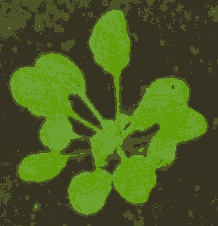
#> input picture predicted.png, 218 x 226 px, found by its file name
$ python -i Kmeans_xy_space.py   (imports and definitions only)   (older library calls are emulated)
#> lines starting #> are read from the running program, lines starting #| are printed output that depends on the picture
### pixel_accuracy.py
import numpy as np
from PIL import Image


def pixel_accuracy(pred, target):
    """
    Computes pixel accuracy between two images.
    Args:
        pred (str): path to predicted image.
        target (str): path to target image.
    Returns:
        accuracy (float): pixel accuracy between the images.
    """
#> called with pred = 'predicted.png', target = 'original.png'
    # Load images as numpy arrays
    pred_image = np.asarray(Image.open(pred))
#> pred_image is the input picture: shape (226, 218, 3); mean R, G, B 73.7, 91.8, 33.4
    target_image = np.asarray(Image.open(target))
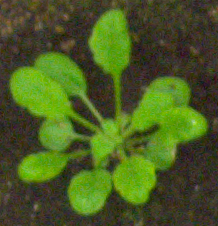
#> input picture original.png, 218 x 226 px, found by its file name
#> target_image is the input picture: shape (226, 218, 3); mean R, G, B 74.1, 92.1, 34.3

    # Check if the images have the same size
    if pred_image.shape != target_image.shape:
        raise ValueError("Images must have the same dimensions.")

    # Calculate accuracy
    correct_pixels = np.sum(pred_image == target_image)
#> correct_pixels = 4461
    total_pixels = pred_image.shape[0] * pred_image.shape[1]
#> total_pixels = 49268
    accuracy = correct_pixels*100 / total_pixels
#> accuracy = 9.05

    return accuracy

accuracy = pixel_accuracy('predicted.png', 'original.png')
#> accuracy = 9.05

### clustering_techniques/Kmeans_xy_space.py

import argparse
import os
import sys
from shutil import copy2

import numpy as np
import matplotlib.pyplot as plt
from PIL import Image
from sklearn import preprocessing
from sklearn.metrics.pairwise import euclidean_distances
from sklearn.metrics.pairwise import manhattan_distances
from precision_score import precision
from recall_score import recall
from jaccard_index import jaccard_index
from pixel_accuracy import pixel_accuracy
from sklearn.metrics import jaccard_score
import cv2


# [7 lines left out: function parse_args, not called in this run]

def resize(input_file, output_folder):
#> called with input_file = '../original.png', output_folder = 'out.png'
    img = Image.open(input_file)
    basewidth = 300
    wpercent = (basewidth / float(img.size[0]))
#> wpercent = 1.38
    hsize = int((float(img.size[1]) * float(wpercent)))
#> hsize = 311
    img = img.resize((basewidth, hsize), Image.ANTIALIAS)
    img.save(os.path.join(output_folder, 'output.jpg'))

    img = Image.open(os.path.join(output_folder, 'output.jpg'))
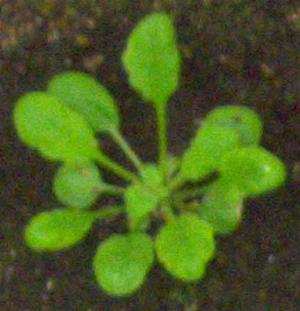
#> img: PIL image 300x311 RGB; mean R, G, B 74.1, 92.1, 34.4

    return img

def get_vectors(input_file, output_folder):
    img = resize(input_file, output_folder)

    img_arr = np.asarray(img)

    img_height, img_width = img_arr.shape[: 2]
#> img_height = 311; img_width = 300

    data_vector = np.zeros((img_height * img_width, 5), dtype = np.float32)      # instead of making `data_vector` 2-D array of 5 dim, we take it as 1-D array
                                                                                 # to make it easy to iterate
    pixel_clusters = np.zeros((img_height * img_width), dtype = np.int32)

    for xi in range(img_height):
        for yi in range(img_width):
            data_vector[xi * img_width + yi , : 3] = img_arr[xi, yi]
            data_vector[xi * img_width + yi, 3] = xi
            data_vector[xi * img_width + yi, 4] = yi

    data_vector_scaled = preprocessing.normalize(data_vector)

    return img_arr, data_vector_scaled, pixel_clusters


# [57 lines left out: functions get_clusters, set_clusters, not called in this run]


# [16 lines not run here, left out]


        #os.system('convert -delay 30 -loop 0 output/*.jpg output/segmentation.gif')

>>> result = get_vectors('../original.png', 'out.png')
